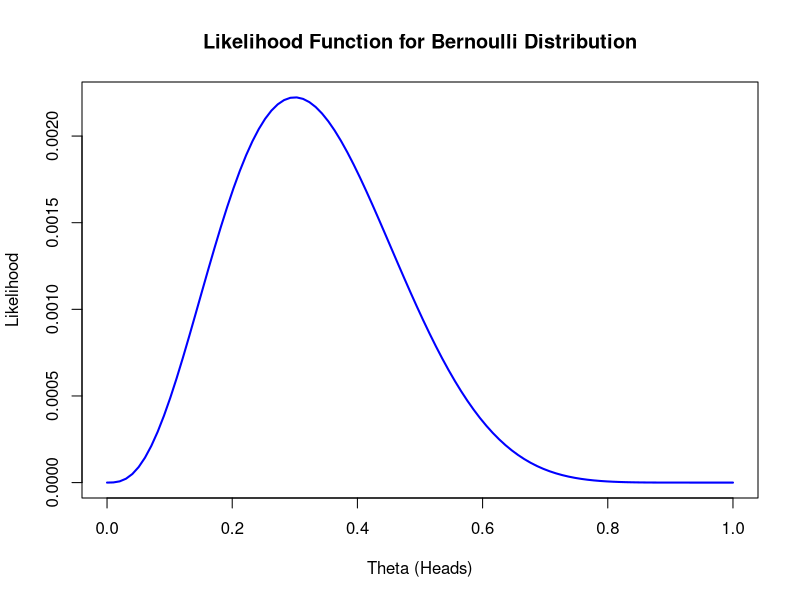
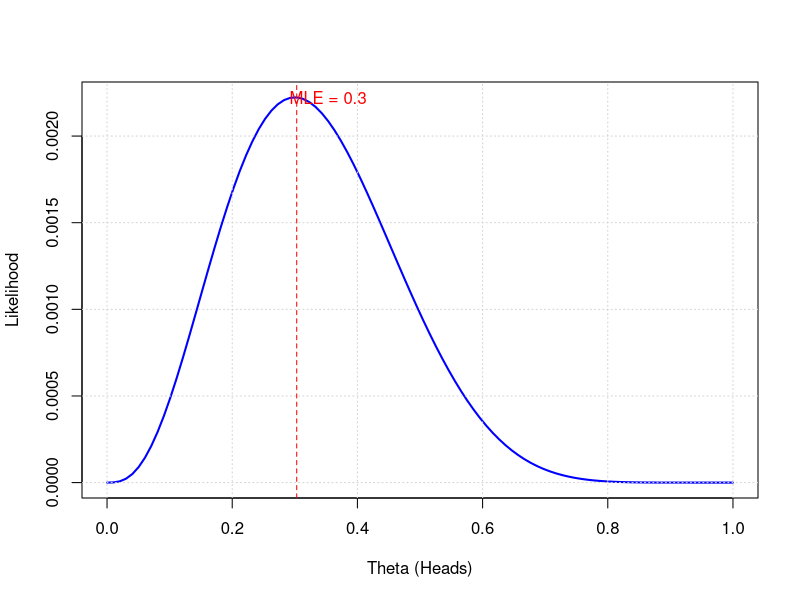

The R source for these figures, in order:
## ---- chunk 1
n <- 10  
successes <- 3 
failures <- n - successes 

likelihood_function <- function(theta) {
  return((theta^successes) * ((1 - theta)^failures))
}

theta_values <- seq(0, 1, length.out = 100)

# Calculate the likelihood for each theta
likelihood_values <- sapply(theta_values, likelihood_function)

# Plot the likelihood function
plot(theta_values, likelihood_values, type = "l", col = "blue", 
     main = "Likelihood Function for Bernoulli Distribution",
     xlab = "Theta (Heads)",
     ylab = "Likelihood", lwd = 2)
## ---- chunk 2
 # Placeholder for likelihood values
likelihood_values <- numeric(length(theta_values)) 

# Perform grid search
for (i in 1:length(theta_values)) {
  likelihood_values[i] <- likelihood_function(theta_values[i])
}

# Find the theta value that maximizes the likelihood
theta_MLE <- theta_values[which.max(likelihood_values)]
max_likelihood <- max(likelihood_values)

# Output MLE and the corresponding likelihood
cat("The MLE for theta is:", round(theta_MLE, 4), "\n")
cat("The maximum likelihood value is:", round(max_likelihood, 4), "\n")

# Plot the likelihood function
plot(theta_values, likelihood_values, type = "l", col = "blue", 
     xlab = "Theta (Heads)",
     ylab = "Likelihood", lwd = 2)
grid()

# Add vertical line at MLE (estimated theta)
abline(v = theta_MLE, col = "red", lty = 2)

# Annotate the MLE on the plot
text(theta_MLE + 0.05, max_likelihood, labels = paste("MLE =", round(theta_MLE, 2)), col = "red")
